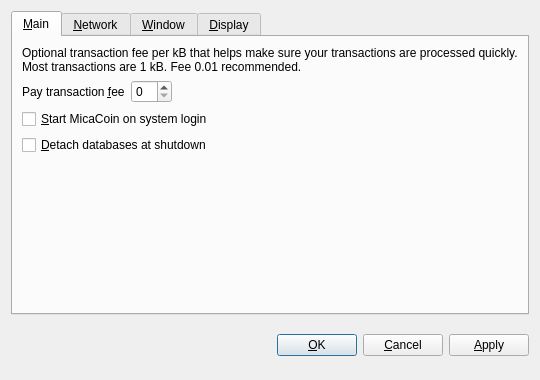
<?xml version="1.0" encoding="UTF-8"?>
<ui version="4.0">
 <class>OptionsDialog</class>
 <widget class="QDialog" name="OptionsDialog">
  <property name="geometry">
   <rect>
    <x>0</x>
    <y>0</y>
    <width>540</width>
    <height>380</height>
   </rect>
  </property>
  <property name="windowTitle">
   <string>Options</string>
  </property>
  <property name="modal">
   <bool>true</bool>
  </property>
  <layout class="QVBoxLayout" name="verticalLayout">
   <item>
    <widget class="QTabWidget" name="tabWidget">
     <property name="tabPosition">
      <enum>QTabWidget::North</enum>
     </property>
     <property name="currentIndex">
      <number>0</number>
     </property>
     <widget class="QWidget" name="tabMain">
      <attribute name="title">
       <string>&amp;Main</string>
      </attribute>
      <layout class="QVBoxLayout" name="verticalLayout_Main">
       <item>
        <widget class="QLabel" name="transactionFeeInfoLabel">
         <property name="text">
          <string>Optional transaction fee per kB that helps make sure your transactions are processed quickly. Most transactions are 1 kB. Fee 0.01 recommended.</string>
         </property>
         <property name="textFormat">
          <enum>Qt::PlainText</enum>
         </property>
         <property name="wordWrap">
          <bool>true</bool>
         </property>
        </widget>
       </item>
       <item>
        <layout class="QHBoxLayout" name="horizontalLayout_Main">
         <item>
          <widget class="QLabel" name="transactionFeeLabel">
           <property name="text">
            <string>Pay transaction &amp;fee</string>
           </property>
           <property name="textFormat">
            <enum>Qt::PlainText</enum>
           </property>
           <property name="buddy">
            <cstring>transactionFee</cstring>
           </property>
          </widget>
         </item>
         <item>
          <widget class="BitcoinAmountField" name="transactionFee"/>
         </item>
         <item>
          <spacer name="horizontalSpacer_Main">
           <property name="orientation">
            <enum>Qt::Horizontal</enum>
           </property>
           <property name="sizeHint" stdset="0">
            <size>
             <width>40</width>
             <height>20</height>
            </size>
           </property>
          </spacer>
         </item>
        </layout>
       </item>
       <item>
        <widget class="QCheckBox" name="bitcoinAtStartup">
         <property name="toolTip">
          <string>Automatically start MicaCoin after logging in to the system.</string>
         </property>
         <property name="text">
          <string>&amp;Start MicaCoin on system login</string>
         </property>
        </widget>
       </item>
       <item>
        <widget class="QCheckBox" name="detachDatabases">
         <property name="toolTip">
          <string>Detach block and address databases at shutdown. This means they can be moved to another data directory, but it slows down shutdown. The wallet is always detached.</string>
         </property>
         <property name="text">
          <string>&amp;Detach databases at shutdown</string>
         </property>
        </widget>
       </item>
       <item>
        <spacer name="verticalSpacer_Main">
         <property name="orientation">
          <enum>Qt::Vertical</enum>
         </property>
         <property name="sizeHint" stdset="0">
          <size>
           <width>20</width>
           <height>40</height>
          </size>
         </property>
        </spacer>
       </item>
      </layout>
     </widget>
     <widget class="QWidget" name="tabNetwork">
      <attribute name="title">
       <string>&amp;Network</string>
      </attribute>
      <layout class="QVBoxLayout" name="verticalLayout_Network">
       <item>
        <widget class="QCheckBox" name="mapPortUpnp">
         <property name="toolTip">
          <string>Automatically open the MicaCoin client port on the router. This only works when your router supports UPnP and it is enabled.</string>
         </property>
         <property name="text">
          <string>Map port using &amp;UPnP</string>
         </property>
        </widget>
       </item>
       <item>
        <widget class="QCheckBox" name="connectSocks">
         <property name="toolTip">
          <string>Connect to the MicaCoin network through a SOCKS proxy (e.g. when connecting through Tor).</string>
         </property>
         <property name="text">
          <string>&amp;Connect through SOCKS proxy:</string>
         </property>
        </widget>
       </item>
       <item>
        <layout class="QHBoxLayout" name="horizontalLayout_Network">
         <item>
          <widget class="QLabel" name="proxyIpLabel">
           <property name="text">
            <string>Proxy &amp;IP:</string>
           </property>
           <property name="textFormat">
            <enum>Qt::PlainText</enum>
           </property>
           <property name="buddy">
            <cstring>proxyIp</cstring>
           </property>
          </widget>
         </item>
         <item>
          <widget class="QValidatedLineEdit" name="proxyIp">
           <property name="maximumSize">
            <size>
             <width>140</width>
             <height>16777215</height>
            </size>
           </property>
           <property name="toolTip">
            <string>IP address of the proxy (e.g. 127.0.0.1)</string>
           </property>
          </widget>
         </item>
         <item>
          <widget class="QLabel" name="proxyPortLabel">
           <property name="text">
            <string>&amp;Port:</string>
           </property>
           <property name="textFormat">
            <enum>Qt::PlainText</enum>
           </property>
           <property name="buddy">
            <cstring>proxyPort</cstring>
           </property>
          </widget>
         </item>
         <item>
          <widget class="QLineEdit" name="proxyPort">
           <property name="maximumSize">
            <size>
             <width>55</width>
             <height>16777215</height>
            </size>
           </property>
           <property name="toolTip">
            <string>Port of the proxy (e.g. 9050)</string>
           </property>
          </widget>
         </item>
         <item>
          <widget class="QLabel" name="socksVersionLabel">
           <property name="text">
            <string>SOCKS &amp;Version:</string>
           </property>
           <property name="textFormat">
            <enum>Qt::PlainText</enum>
           </property>
           <property name="buddy">
            <cstring>socksVersion</cstring>
           </property>
          </widget>
         </item>
         <item>
          <widget class="QValueComboBox" name="socksVersion">
           <property name="toolTip">
            <string>SOCKS version of the proxy (e.g. 5)</string>
           </property>
          </widget>
         </item>
         <item>
          <spacer name="horizontalSpacer_Network">
           <property name="orientation">
            <enum>Qt::Horizontal</enum>
           </property>
           <property name="sizeHint" stdset="0">
            <size>
             <width>40</width>
             <height>20</height>
            </size>
           </property>
          </spacer>
         </item>
        </layout>
       </item>
       <item>
        <spacer name="verticalSpacer_Network">
         <property name="orientation">
          <enum>Qt::Vertical</enum>
         </property>
         <property name="sizeHint" stdset="0">
          <size>
           <width>20</width>
           <height>40</height>
          </size>
         </property>
        </spacer>
       </item>
      </layout>
     </widget>
     <widget class="QWidget" name="tabWindow">
      <attribute name="title">
       <string>&amp;Window</string>
      </attribute>
      <layout class="QVBoxLayout" name="verticalLayout_Window">
       <item>
        <widget class="QCheckBox" name="minimizeToTray">
         <property name="toolTip">
          <string>Show only a tray icon after minimizing the window.</string>
         </property>
         <property name="text">
          <string>&amp;Minimize to the tray instead of the taskbar</string>
         </property>
        </widget>
       </item>
       <item>
        <widget class="QCheckBox" name="minimizeOnClose">
         <property name="toolTip">
          <string>Minimize instead of exit the application when the window is closed. When this option is enabled, the application will be closed only after selecting Quit in the menu.</string>
         </property>
         <property name="text">
          <string>M&amp;inimize on close</string>
         </property>
        </widget>
       </item>
       <item>
        <spacer name="verticalSpacer_Window">
         <property name="orientation">
          <enum>Qt::Vertical</enum>
         </property>
         <property name="sizeHint" stdset="0">
          <size>
           <width>20</width>
           <height>40</height>
          </size>
         </property>
        </spacer>
       </item>
      </layout>
     </widget>
     <widget class="QWidget" name="tabDisplay">
      <attribute name="title">
       <string>&amp;Display</string>
      </attribute>
      <layout class="QVBoxLayout" name="verticalLayout_Display">
       <item>
        <layout class="QHBoxLayout" name="horizontalLayout_1_Display">
         <item>
          <widget class="QLabel" name="langLabel">
           <property name="text">
            <string>User Interface &amp;language:</string>
           </property>
           <property name="textFormat">
            <enum>Qt::PlainText</enum>
           </property>
           <property name="buddy">
            <cstring>lang</cstring>
           </property>
          </widget>
         </item>
         <item>
          <widget class="QValueComboBox" name="lang">
           <property name="toolTip">
            <string>The user interface language can be set here. This setting will take effect after restarting MicaCoin.</string>
           </property>
          </widget>
         </item>
        </layout>
       </item>
       <item>
        <layout class="QHBoxLayout" name="horizontalLayout_2_Display">
         <item>
          <widget class="QLabel" name="unitLabel">
           <property name="text">
            <string>&amp;Unit to show amounts in:</string>
           </property>
           <property name="textFormat">
            <enum>Qt::PlainText</enum>
           </property>
           <property name="buddy">
            <cstring>unit</cstring>
           </property>
          </widget>
         </item>
         <item>
          <widget class="QValueComboBox" name="unit">
           <property name="toolTip">
            <string>Choose the default subdivision unit to show in the interface and when sending coins.</string>
           </property>
          </widget>
         </item>
        </layout>
       </item>
       <item>
        <widget class="QCheckBox" name="displayAddresses">
         <property name="toolTip">
          <string>Whether to show MicaCoin addresses in the transaction list.</string>
         </property>
         <property name="text">
          <string>&amp;Display addresses in transaction list</string>
         </property>
        </widget>
       </item>
       <item>
        <widget class="QCheckBox" name="coinControlFeatures">
         <property name="toolTip">
          <string>Whether to show coin control features or not.</string>
         </property>
         <property name="text">
          <string>Display coin &amp;control features (experts only!)</string>
         </property>
        </widget>
       </item>
       <item>
        <spacer name="verticalSpacer_Display">
         <property name="orientation">
          <enum>Qt::Vertical</enum>
         </property>
         <property name="sizeHint" stdset="0">
          <size>
           <width>20</width>
           <height>40</height>
          </size>
         </property>
        </spacer>
       </item>
      </layout>
     </widget>
    </widget>
   </item>
   <item>
    <layout class="QHBoxLayout" name="horizontalLayout_Buttons">
     <item>
      <spacer name="horizontalSpacer_1">
       <property name="orientation">
        <enum>Qt::Horizontal</enum>
       </property>
       <property name="sizeHint" stdset="0">
        <size>
         <width>40</width>
         <height>48</height>
        </size>
       </property>
      </spacer>
     </item>
     <item>
      <widget class="QLabel" name="statusLabel">
       <property name="font">
        <font>
         <weight>75</weight>
         <bold>true</bold>
        </font>
       </property>
       <property name="text">
        <string/>
       </property>
       <property name="textFormat">
        <enum>Qt::PlainText</enum>
       </property>
       <property name="wordWrap">
        <bool>true</bool>
       </property>
      </widget>
     </item>
     <item>
      <spacer name="horizontalSpacer_2">
       <property name="orientation">
        <enum>Qt::Horizontal</enum>
       </property>
       <property name="sizeHint" stdset="0">
        <size>
         <width>40</width>
         <height>48</height>
        </size>
       </property>
      </spacer>
     </item>
     <item>
      <widget class="QPushButton" name="okButton">
       <property name="text">
        <string>&amp;OK</string>
       </property>
      </widget>
     </item>
     <item>
      <widget class="QPushButton" name="cancelButton">
       <property name="text">
        <string>&amp;Cancel</string>
       </property>
       <property name="autoDefault">
        <bool>false</bool>
       </property>
      </widget>
     </item>
     <item>
      <widget class="QPushButton" name="applyButton">
       <property name="text">
        <string>&amp;Apply</string>
       </property>
       <property name="autoDefault">
        <bool>false</bool>
       </property>
      </widget>
     </item>
    </layout>
   </item>
  </layout>
 </widget>
 <customwidgets>
  <customwidget>
   <class>BitcoinAmountField</class>
   <extends>QSpinBox</extends>
   <header>bitcoinamountfield.h</header>
  </customwidget>
  <customwidget>
   <class>QValueComboBox</class>
   <extends>QComboBox</extends>
   <header>qvaluecombobox.h</header>
  </customwidget>
  <customwidget>
   <class>QValidatedLineEdit</class>
   <extends>QLineEdit</extends>
   <header>qvalidatedlineedit.h</header>
  </customwidget>
 </customwidgets>
 <resources/>
 <connections/>
</ui>
